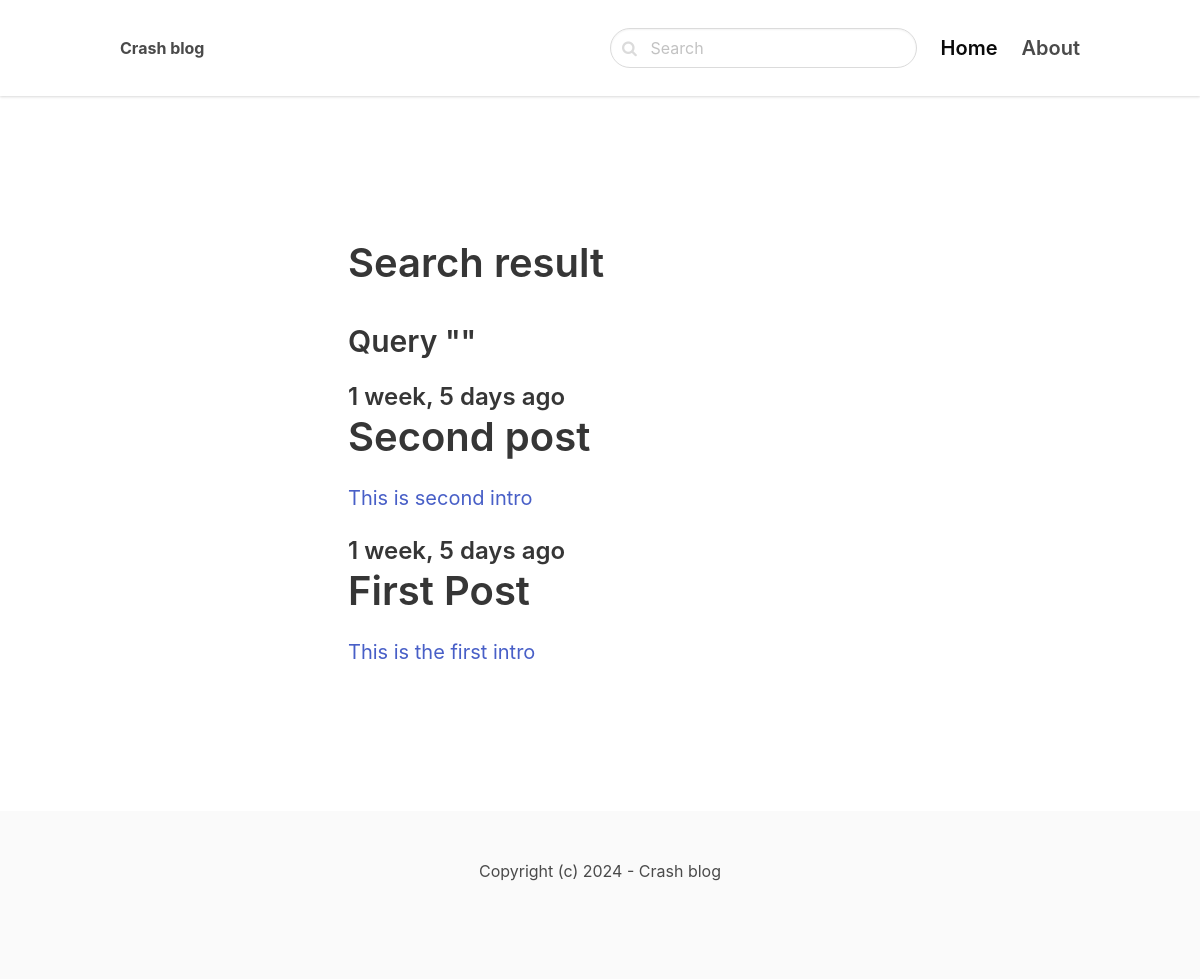
The app's page /search/ with its own data.
### blog/models.py (models this page shows, shortened)
class Post(models.Model):
    ACTIVE = 'active'
    DRAFT = 'draft'
    CHOICES_STATUS = (
        (ACTIVE, 'Active'),
        (DRAFT, 'Draft')
    )
    category = models.ForeignKey(Category, related_name='posts', on_delete=models.CASCADE)
    title = models.CharField(max_length=255)
    slug = models.SlugField()
    intro = models.TextField()
    body = models.TextField()
    created_at = models.DateTimeField(auto_now_add=True)
    status = models.CharField(max_length=10, choices=CHOICES_STATUS, default=ACTIVE)
    image = models.ImageField(upload_to='uploads/', blank=True, null=True)
    class Meta:
        ordering = ('-created_at',)

### blog/views.py (the view)
# urls.py: path('search/',views.search,name='search'),
def search(request):
    query = request.GET.get('query','')
    posts = Post.objects.filter(status=Post.ACTIVE).filter(Q(title__icontains=query) | Q(intro__icontains=query) | Q(body__icontains=query))
    return render(request,'blog/search.html',{'posts':posts,'query':query})

### blog/templates/blog/search.html (shortened to what this page needs)
{% extends 'core/base.html' %}
{% block content %}
<section class="hero">
    <div class="hero-body">
        <div class="container">
            <section class="section">
                <div class="columns">
                    <div class="column is-8 is-offset-2">
                        <div class="content is-medium">
                            <h1>Search result</h1>
                            <h3>Query "{{ query }}"</h3>
                        </div>
                        {% for post in posts %}
                        <div class="content is-medium">
                            <a href="{% url 'post_detail' post.category.slug post.slug %}">
                            <h2 class="subtitle is-4">{{ post.created_at|timesince }} ago</h2>
                            <h1 class="title">{{post.title}}</h1>
                            <p>{{post.intro}}</p>
                            </a>
                        </div>
                        {% empty %}
                            <div class="content">
                                <p>No result for given query...</p>
                            </div>
                        {% endfor %}
                    </div>
                </div>
            </section>
        </div>
    </div>
</section>
{% endblock content %}

### records on screen
Post: created_at "1 week, 5 days", title "Second post", intro "This is second intro"
Post: created_at "1 week, 5 days", title "First Post", intro "This is the first intro"
